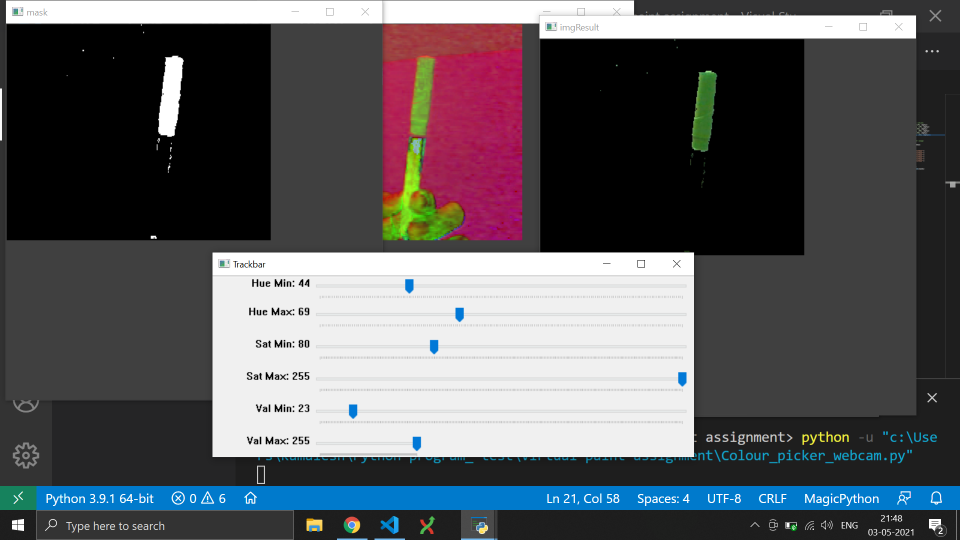
#> input picture Green.PNG, 1920 x 1080 px, given in place of the camera (shown at 1/2 size)
$ python virtual_paint.py
#> lines starting #> are read from the running program, lines starting #| are printed output that depends on the picture; after the words box and inside, x2 and y2 are one past the last pixel; in counts of white or black regions, pixels touching at a corner belong together
#> further down, img is the input picture: shape (1080, 1920, 3); mean B, G, R 93.8, 89.8, 89.8
import cv2
import numpy as np

# Web-Camera

# capture from camera
cap = cv2.VideoCapture(0)
# setting width of frame
cap.set(3,1024)
# setting height of frame
cap.set(4,1024)
# Exposure time
cap.set(10,1024)


# Colour list for Orange, purple, green in order hmin,smin,vmin,hmax,smax,vmax
myColour = [[0,159,118,19,255,255],
             [105,41,35,137,255,255],
             [44,80,23,69,255,255]]

# Colour list for corresponding pen colour -- Orange, Purple, Green in BGR format
myColourValues = [[0,128,255],
                 [102,0,51],
                 [0,204,0]]

# List of points
myPoints = []     # [x, y, colorID]


# Function to find colour
# For loop to obtain all three colours -- Orange, Purple, Green from list
# '0' inclusive, '3' exclusive
def findColour(img, myColour,myColourValues):
    imghsv = cv2.cvtColor(img, cv2.COLOR_BGR2HSV)
#> imghsv: shape (1080, 1920, 3); mean H, S, V 19.3, 25, 99.8
    count = 0
    newPoints = []
    for color in myColour:
        lower = np.array(color[0:3])
        upper = np.array(color[3:6])
        mask = cv2.inRange(imghsv, lower, upper)
        x,y = getContour(mask)
        cv2.circle(img_copy,(x,y),10,myColourValues[count],cv2.FILLED)
        if x!=0 and y!=0:
            newPoints.append([x,y,count])
        count+=1
#> this loop made 3 passes
#> (x, y) on passes 1 to 3: (789, 331), (0, 0), (1409, 141)
#> pass 1, in findColour, `mask = cv2.inRange(imghsv, lower, upper)`:
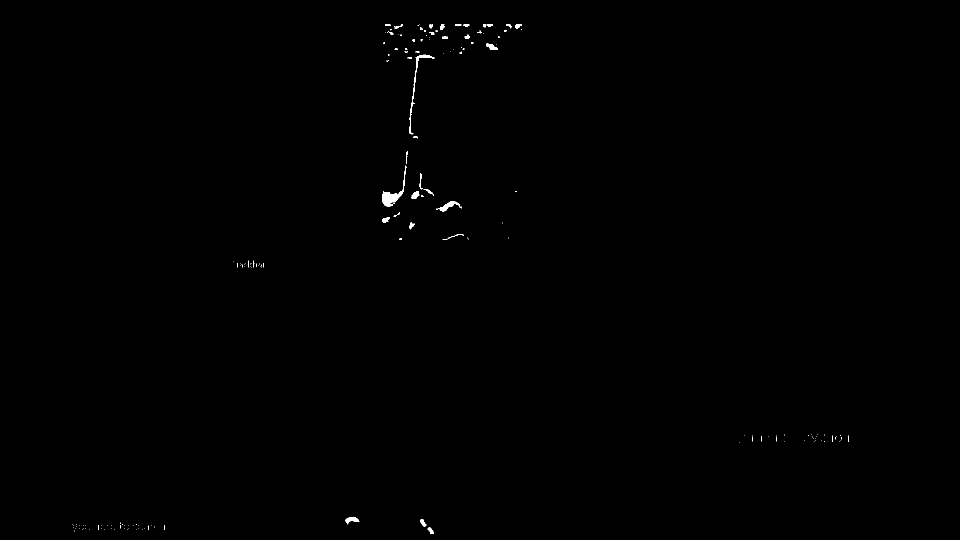
#> mask: shape (1080, 1920) (shown at 1/2 size); 0.2% white; 182 white regions (150 under 20 px), largest, box (x1, y1, x2, y2) and area: (765, 331, 813, 413) 856, (819, 111, 869, 269) 522, (872, 403, 920, 423) 331
#> pass 2, in findColour, `mask = cv2.inRange(imghsv, lower, upper)`:
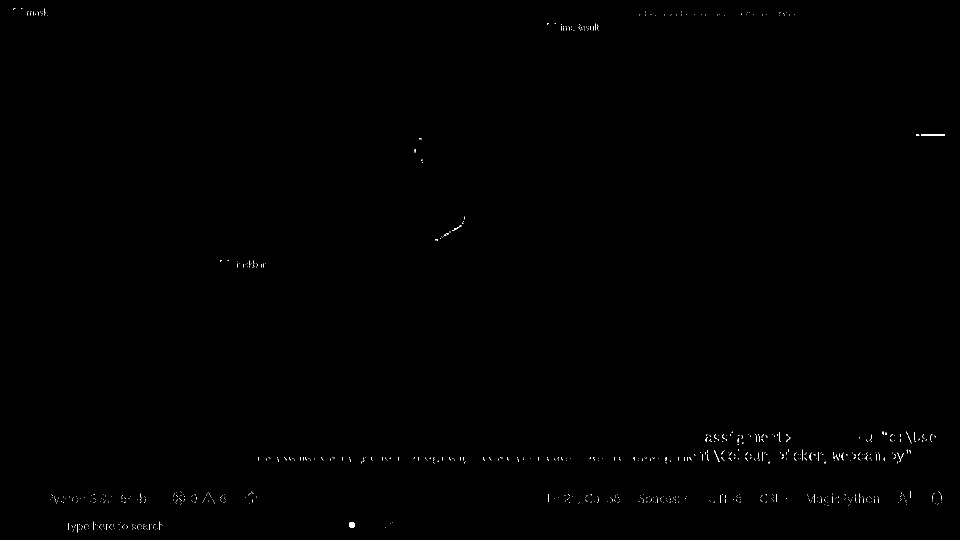
#> mask: shape (1080, 1920) (shown at 1/2 size); 0.16% white in thin lines or dots
#> pass 3, in findColour, `mask = cv2.inRange(imghsv, lower, upper)`:
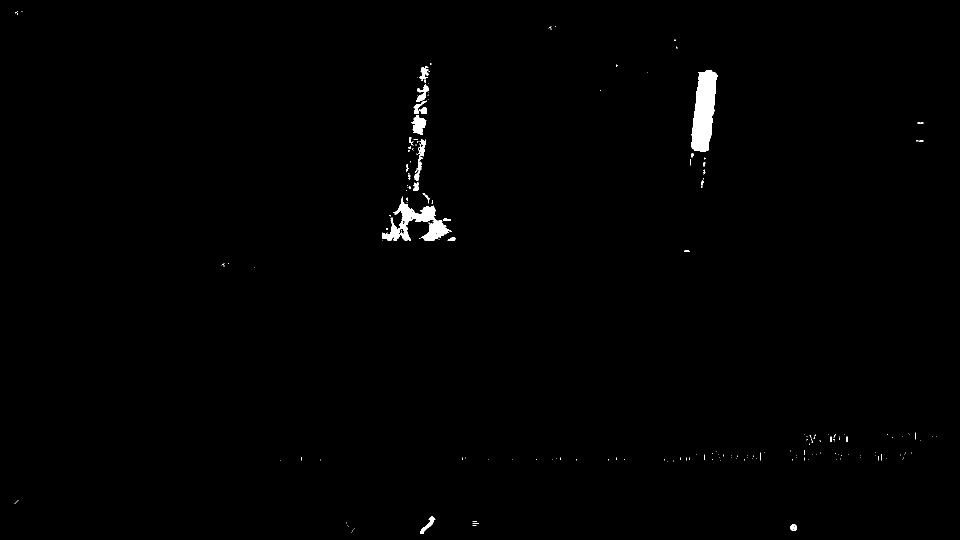
#> mask: shape (1080, 1920) (shown at 1/2 size); 0.68% white; 202 white regions (174 under 20 px), largest, box (x1, y1, x2, y2) and area: (1383, 141, 1435, 304) 5864, (765, 393, 904, 481) 4174, (823, 230, 853, 269) 692
#> after the loop: img_copy: shape (1080, 1920, 3); 0.03% of pixels changed, all inside (x1, y1, x2, y2) = (0, 0, 1420, 342)
#> after the loop, count = 3; newPoints = [[789, 331, 0], [1409, 141, 2]]
    return newPoints

        # cv2.imshow(str(color[0]),mask)

# Function to get bounding box
def getContour(img):
    contours,hierrachy = cv2.findContours(img,cv2.RETR_EXTERNAL,cv2.CHAIN_APPROX_NONE)
    x, y, w, h = 0, 0, 0, 0
    for cnt in contours:
        area = cv2.contourArea(cnt)
        # print(area)
        if area> 500:
            # cv2.drawContours(img_copy,contours,-1,(0,0,255),2)
            peri = cv2.arcLength(cnt,True)
            approx = cv2.approxPolyDP(cnt,0.02*peri,True)
            x, y, w, h = cv2.boundingRect(approx)
    return x+w//2, y

def drawCanvas(myPoints,myColourValues):
    for points in myPoints:
        cv2.circle(img_copy,(points[0],points[1]),10,myColourValues[points[2]],cv2.FILLED)


while True:
    success, img = cap.read()
    img_copy = img.copy()
    newPoints = findColour(img, myColour,myColourValues)
#> newPoints = [[789, 331, 0], [1409, 141, 2]]
    if len(newPoints)!=0:
        for newP in newPoints:
            myPoints.append(newP)
#> this loop made 2 passes
#> after the loop, myPoints = [[789, 331, 0], [1409, 141, 2]]
    if len(myPoints)!=0:
        drawCanvas(myPoints, myColourValues)
#> the loop in drawCanvas, `for points in myPoints:` made 2 passes
    cv2.imshow("Result",img_copy)
    if cv2.waitKey(1) & 0xFF == ord('q'):
#> (key q is pressed here)
        break

$ run again, on Orange.PNG
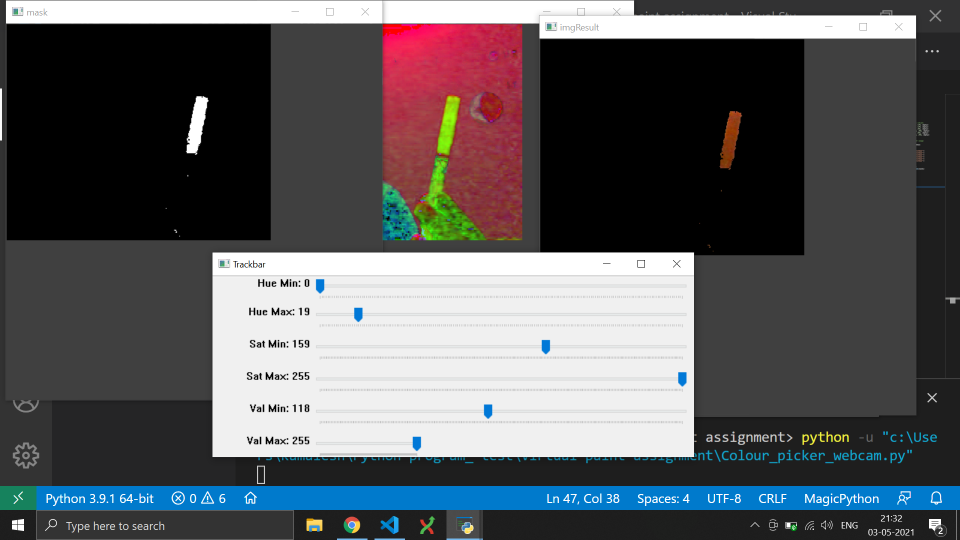
#> input picture Orange.PNG, 1920 x 1080 px, given in place of the camera (shown at 1/2 size)
#> img is the input picture: shape (1080, 1920, 3); mean B, G, R 92.9, 89.8, 89.1
#> imghsv: shape (1080, 1920, 3); mean H, S, V 18.6, 23.8, 99.4
#> the loop in findColour, `for color in myColour:` made 3 passes
#> (x, y) on passes 1 to 3: (793, 48), (0, 0), (900, 311)
#> pass 1, in findColour, `mask = cv2.inRange(imghsv, lower, upper)`:
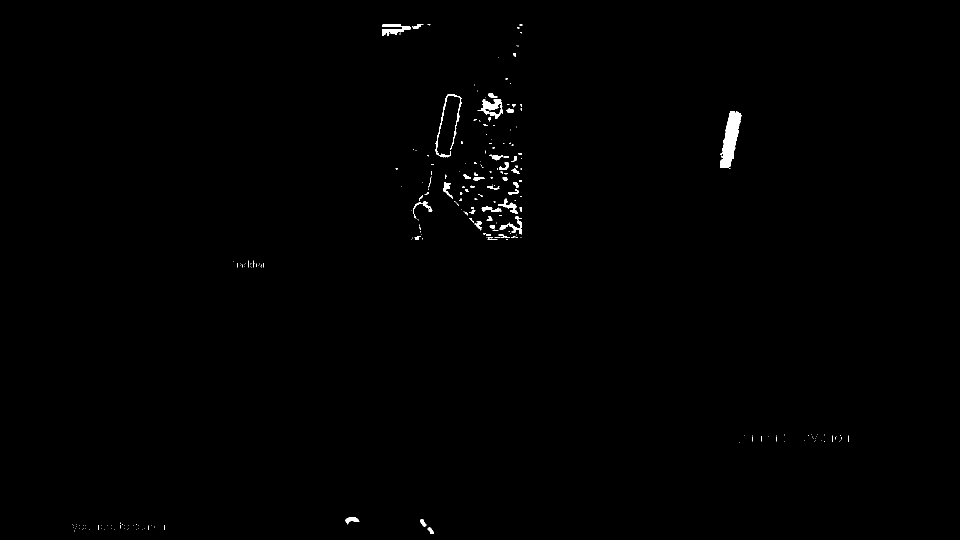
#> mask: shape (1080, 1920) (shown at 1/2 size); 0.47% white; 255 white regions (205 under 20 px), largest, box (x1, y1, x2, y2) and area: (1440, 223, 1483, 336) 2652, (962, 198, 1006, 237) 837, (765, 48, 822, 72) 718
#> pass 3, in findColour, `mask = cv2.inRange(imghsv, lower, upper)`:
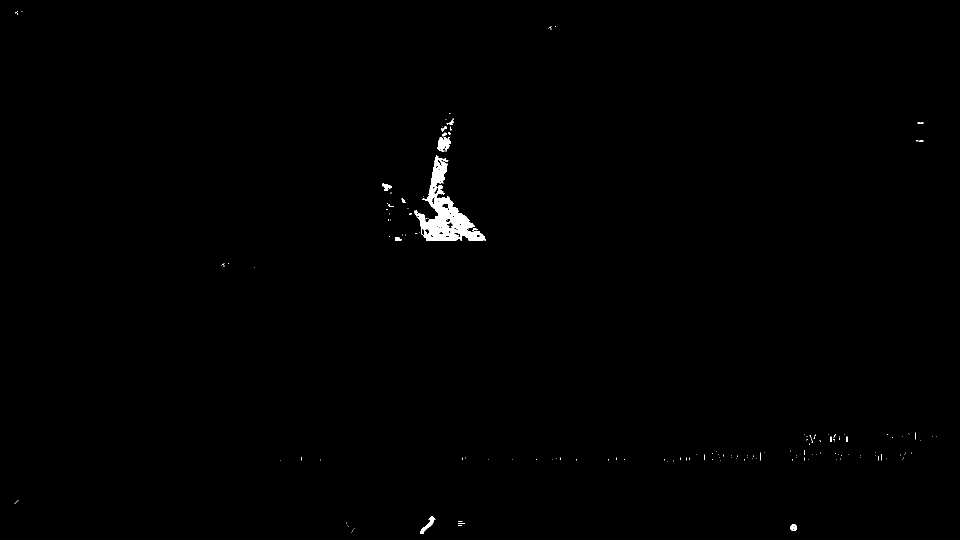
#> mask: shape (1080, 1920) (shown at 1/2 size); 0.47% white; 171 white regions (154 under 20 px), largest, box (x1, y1, x2, y2) and area: (829, 311, 972, 481) 7711, (875, 274, 901, 303) 500, (840, 1032, 871, 1068) 311
#> after the loop in findColour, `for color in myColour:`: count = 3; newPoints = [[793, 48, 0], [900, 311, 2]]
#> the loop `for newP in newPoints:` made 2 passes
#> the loop in drawCanvas, `for points in myPoints:` made 2 passes
